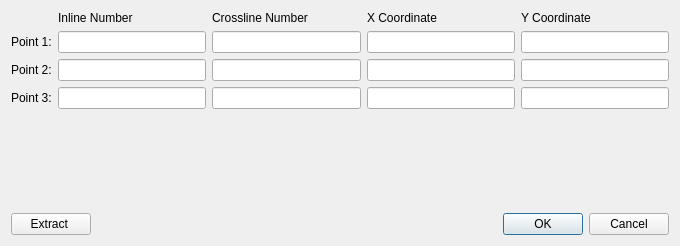
<?xml version="1.0" encoding="UTF-8"?>
<ui version="4.0">
 <class>ProjectGeometryDialog</class>
 <widget class="QDialog" name="ProjectGeometryDialog">
  <property name="geometry">
   <rect>
    <x>0</x>
    <y>0</y>
    <width>680</width>
    <height>246</height>
   </rect>
  </property>
  <property name="windowTitle">
   <string>Dialog</string>
  </property>
  <property name="windowIcon">
   <iconset resource="icons.qrc">
    <normaloff>:/icons/images/logo_fs_64x64.png</normaloff>:/icons/images/logo_fs_64x64.png</iconset>
  </property>
  <layout class="QVBoxLayout" name="verticalLayout">
   <item>
    <layout class="QGridLayout" name="gridLayout">
     <item row="0" column="1">
      <widget class="QLabel" name="label">
       <property name="text">
        <string>Inline Number</string>
       </property>
      </widget>
     </item>
     <item row="0" column="2">
      <widget class="QLabel" name="label_2">
       <property name="text">
        <string>Crossline Number</string>
       </property>
      </widget>
     </item>
     <item row="0" column="3">
      <widget class="QLabel" name="label_3">
       <property name="text">
        <string>X Coordinate</string>
       </property>
      </widget>
     </item>
     <item row="0" column="4">
      <widget class="QLabel" name="label_4">
       <property name="text">
        <string>Y Coordinate</string>
       </property>
      </widget>
     </item>
     <item row="1" column="0">
      <widget class="QLabel" name="lbPoint1">
       <property name="text">
        <string>Point 1:</string>
       </property>
      </widget>
     </item>
     <item row="1" column="1">
      <widget class="QLineEdit" name="leIline1"/>
     </item>
     <item row="1" column="2">
      <widget class="QLineEdit" name="leXline1"/>
     </item>
     <item row="1" column="3">
      <widget class="QLineEdit" name="leX1"/>
     </item>
     <item row="1" column="4">
      <widget class="QLineEdit" name="leY1"/>
     </item>
     <item row="2" column="0">
      <widget class="QLabel" name="lbPoint2">
       <property name="text">
        <string>Point 2:</string>
       </property>
      </widget>
     </item>
     <item row="2" column="1">
      <widget class="QLineEdit" name="leIline2"/>
     </item>
     <item row="2" column="2">
      <widget class="QLineEdit" name="leXline2"/>
     </item>
     <item row="2" column="3">
      <widget class="QLineEdit" name="leX2"/>
     </item>
     <item row="2" column="4">
      <widget class="QLineEdit" name="leY2"/>
     </item>
     <item row="3" column="0">
      <widget class="QLabel" name="lbPoint3">
       <property name="text">
        <string>Point 3:</string>
       </property>
      </widget>
     </item>
     <item row="3" column="1">
      <widget class="QLineEdit" name="leIline3"/>
     </item>
     <item row="3" column="2">
      <widget class="QLineEdit" name="leXline3"/>
     </item>
     <item row="3" column="3">
      <widget class="QLineEdit" name="leX3"/>
     </item>
     <item row="3" column="4">
      <widget class="QLineEdit" name="leY3"/>
     </item>
    </layout>
   </item>
   <item>
    <spacer name="verticalSpacer">
     <property name="orientation">
      <enum>Qt::Vertical</enum>
     </property>
     <property name="sizeHint" stdset="0">
      <size>
       <width>20</width>
       <height>40</height>
      </size>
     </property>
    </spacer>
   </item>
   <item>
    <layout class="QHBoxLayout" name="horizontalLayout">
     <item>
      <widget class="QPushButton" name="pbExtract">
       <property name="text">
        <string>Extract </string>
       </property>
      </widget>
     </item>
     <item>
      <spacer name="horizontalSpacer">
       <property name="orientation">
        <enum>Qt::Horizontal</enum>
       </property>
       <property name="sizeHint" stdset="0">
        <size>
         <width>40</width>
         <height>20</height>
        </size>
       </property>
      </spacer>
     </item>
     <item>
      <widget class="QDialogButtonBox" name="buttonBox">
       <property name="standardButtons">
        <set>QDialogButtonBox::Cancel|QDialogButtonBox::Ok</set>
       </property>
      </widget>
     </item>
    </layout>
   </item>
  </layout>
 </widget>
 <resources>
  <include location="icons.qrc"/>
 </resources>
 <connections>
  <connection>
   <sender>buttonBox</sender>
   <signal>accepted()</signal>
   <receiver>ProjectGeometryDialog</receiver>
   <slot>accept()</slot>
   <hints>
    <hint type="sourcelabel">
     <x>529</x>
     <y>220</y>
    </hint>
    <hint type="destinationlabel">
     <x>339</x>
     <y>122</y>
    </hint>
   </hints>
  </connection>
  <connection>
   <sender>buttonBox</sender>
   <signal>rejected()</signal>
   <receiver>ProjectGeometryDialog</receiver>
   <slot>reject()</slot>
   <hints>
    <hint type="sourcelabel">
     <x>529</x>
     <y>220</y>
    </hint>
    <hint type="destinationlabel">
     <x>339</x>
     <y>122</y>
    </hint>
   </hints>
  </connection>
 </connections>
</ui>
